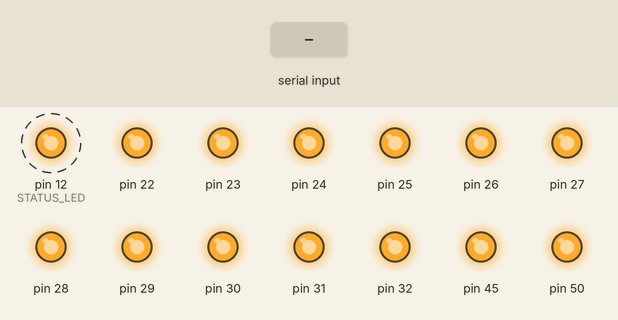
This sketch was run on a simulated Arduino Mega 2560, built with avr-gcc and run on an emulated ATmega2560. On the bench: output pins drawn as LEDs (lit = HIGH). Dashed ring = blinking. Inputs (shaded band) come from the test bench.

Above: at 1.2 s.
1.3 s: "30,150\n" received over Serial
At 1.9 s:
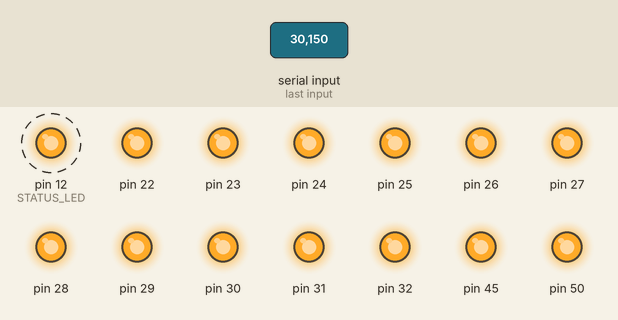
2.9 s: "90,45\n" received over Serial
At 3.9 s:
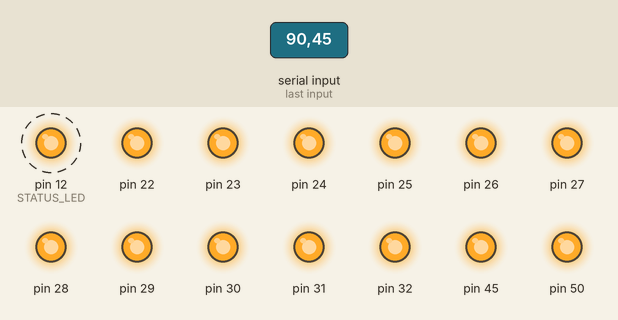
5.9 s: "1,90,45\n" received over Serial
At 6.15 s:
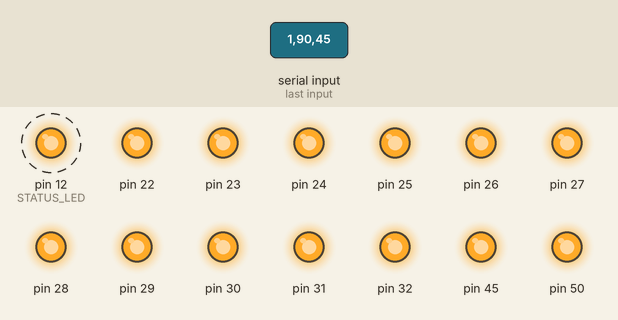
Timing chart, 0 to 13.5 s (numbered marks = the images above; inputs shaded):
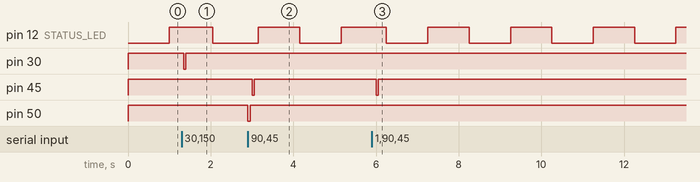

The sketch:

arduino.ino
```cpp
const int BUF_SIZE = 4;
const int STATUS_LED = 12;
int src;
int dst;
char buf[BUF_SIZE + 1] = {'0', '0', '0', '0', '\0'};
boolean newData = true;
int cnt = 0;

void setup() {
  pinMode(22, OUTPUT);
  pinMode(23, OUTPUT);
  pinMode(24, OUTPUT);
  pinMode(25, OUTPUT);
  pinMode(26, OUTPUT);
  pinMode(27, OUTPUT);
  pinMode(28, OUTPUT);
  pinMode(29, OUTPUT);

  pinMode(30, OUTPUT);
  pinMode(31, OUTPUT);
  pinMode(32, OUTPUT);
  pinMode(33, OUTPUT);
  pinMode(34, OUTPUT);
  pinMode(35, OUTPUT);
  pinMode(36, OUTPUT);
  pinMode(37, OUTPUT);

  pinMode(38, OUTPUT);
  pinMode(39, OUTPUT);
  pinMode(40, OUTPUT);
  pinMode(41, OUTPUT);
  pinMode(42, OUTPUT);
  pinMode(43, OUTPUT);
  pinMode(44, OUTPUT);
  pinMode(45, OUTPUT);

  pinMode(46, OUTPUT);
  pinMode(47, OUTPUT);
  pinMode(48, OUTPUT);
  pinMode(49, OUTPUT);
  pinMode(50, OUTPUT);
  pinMode(51, OUTPUT);
  pinMode(52, OUTPUT);
  pinMode(53, OUTPUT);

  pinMode(STATUS_LED, OUTPUT);

  digitalWrite(22, HIGH);
  digitalWrite(23, HIGH);
  digitalWrite(24, HIGH);
  digitalWrite(25, HIGH);
  digitalWrite(26, HIGH);
  digitalWrite(27, HIGH);
  digitalWrite(28, HIGH);
  digitalWrite(29, HIGH);

  digitalWrite(30, HIGH);
  digitalWrite(31, HIGH);
  digitalWrite(32, HIGH);
  digitalWrite(33, HIGH);
  digitalWrite(34, HIGH);
  digitalWrite(35, HIGH);
  digitalWrite(36, HIGH);
  digitalWrite(37, HIGH);

  digitalWrite(38, HIGH);
  digitalWrite(39, HIGH);
  digitalWrite(40, HIGH);
  digitalWrite(41, HIGH);
  digitalWrite(42, HIGH);
  digitalWrite(43, HIGH);
  digitalWrite(44, HIGH);
  digitalWrite(45, HIGH);

  digitalWrite(46, HIGH);
  digitalWrite(47, HIGH);
  digitalWrite(48, HIGH);
  digitalWrite(49, HIGH);
  digitalWrite(50, HIGH);
  digitalWrite(51, HIGH);
  digitalWrite(52, HIGH);
  digitalWrite(53, HIGH);

  digitalWrite(STATUS_LED, LOW); // Status LED

  Serial.begin(9600);
}

void loop() {

  receive();
  process();
  checkStatus();
  delay(50);
}

void receive()
{
  static byte i = 0;
  char recv;

  while (Serial.available() && newData == false)
  {
    recv = Serial.read();
    buf[i] = recv;
    i++;
    if (i >= 4)
    {
      buf[4] = '\0';
      i = 0;
      newData = true;
    }
  }
}

void process()
{
  if (newData)
  {
    char from[3];
    char to[3];
    for (int i = 0; i < 2; i++)
    {
      from[i] = buf[i];
      to[i] = buf[i + 2];
    }
    from[2] = '\0';
    to[2] = '\0';

    src = atoi(from);
    dst = atoi(to);

    toggle(src, dst);

    newData = false;
    for (int i = 0; i < BUF_SIZE; i++)
    {
      buf[i] = '0';
    }
  }
}

void toggle(int src, int dst)
{
  //delay(75);
  digitalWrite(src, LOW);
  digitalWrite(dst, LOW);
  delay(50);
  digitalWrite(src, HIGH);
  digitalWrite(dst, HIGH);
}

void checkStatus()
{
  cnt++;
  if (cnt == 20)
  {
    digitalWrite(STATUS_LED, HIGH);
  }
  else if (cnt == 40)
  {
    if (!Serial)
    {
      Serial.end();
      delay(1000);
      Serial.begin(9600);
    }
    digitalWrite(STATUS_LED, LOW);
    cnt = 0;
  }
}
```

Measured:
- after the input at 1.3 s, pin 30: HIGH → LOW after 0.05 s, → HIGH 0.05 s later
- after the input at 2.9 s, pin 45: HIGH → LOW after 0.10 s, → HIGH 0.05 s later; pin 50: HIGH → LOW at once, → HIGH 0.05 s later
- after the input at 5.9 s, pin 45: HIGH → LOW after 0.10 s, → HIGH 0.05 s later
- by itself, pin 12 (STATUS_LED): alternates HIGH for 1.0 s and LOW for 1.0 s
